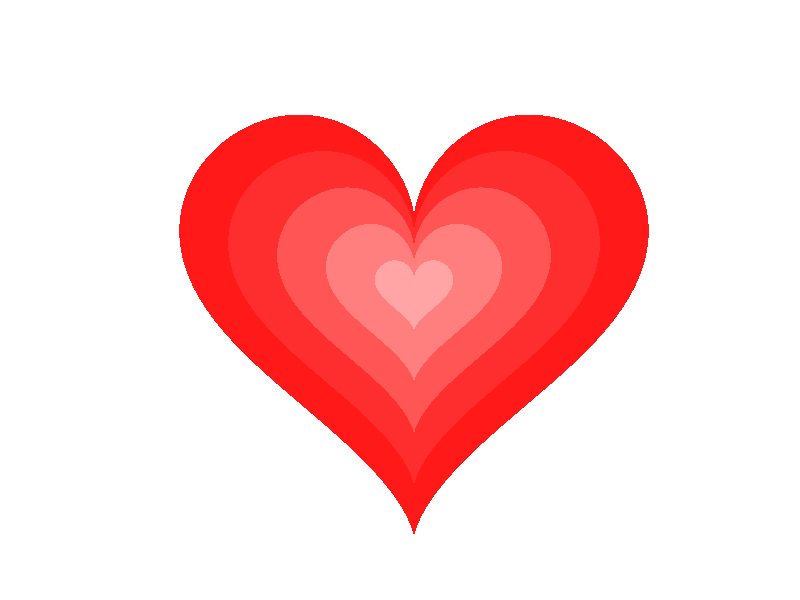

Recreate this plot in MATLAB.
%%Create Logo

clear; clc; close all;

% Basic Setting
figure('Position', [100, 100, 512, 512]); % Size 512x512 pixels
hold on;
axis equal;
axis off;

% Back ground
set(gca, 'Color', 'blue'); %
set(gcf, 'Color', 'black');

% t parameter
t = linspace(0, 2*pi, 1000);

% Loop heart
n_hearts = 5;

% Draw
for i = 1:n_hearts
    % Down size formula
    scale = 1.2 - (i-1) * 0.25; 
    
    % Transpender
    alpha = 0.9 - (i-1) * 0.1;   
    
    % Color
    red = 1.0;                       
    green = (i-1) * 0.2;               
    blue = (i-1) * 0.2;               
    
    % Heart Calculate
    x = 16 * sin(t).^3 * scale;
    y = (13*cos(t) - 5*cos(2*t) - 2*cos(3*t) - cos(4*t)) * scale;
    
    % Draw
    fill(x, y, [red, green, blue], 'EdgeColor', 'none', 'FaceAlpha', alpha);
    
    % Display
    %fprintf('Heart %d: Scale=%.2f, Alpha=%.2f, Color=[%.2f, %.2f, %.2f]\n', ...
     %       i, scale, alpha, red, green, blue);
end

% Setting position
xlim([-25, 25]);
ylim([-20, 20]);

% Display Label
%title('Gradient Heart - 6 Layers', 'Color', 'white', 'FontSize', 14);

% Save Picture
saveas(gcf, 'MyLogo.png');

% แสดงสรุปการตั้งค่า
%fprintf('\n=== การตั้งค่า ===\n');
%fprintf('จำนวนหัวใจ: %d ดวง\n', n_hearts);
%fprintf('สูตรขนาด: scale = 1.2 - (i-1) * 0.25\n');
%fprintf('สูตรความเข้ม: alpha = 0.9 - (i-1) * 0.1\n');
%fprintf('สูตรสี: Green/Blue = (i-1) * 0.2\n');